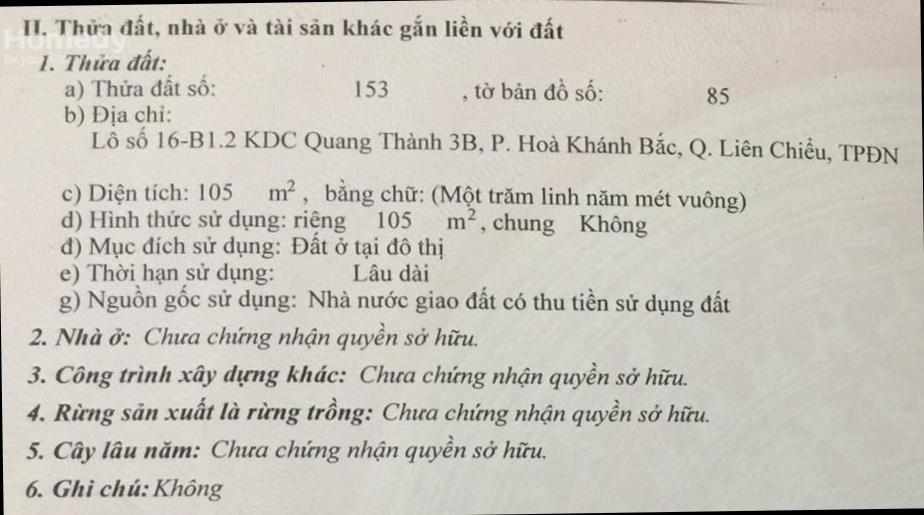
#> input picture image/image_goc/sodo1.jpg, 924 x 515 px, found by its file name; its folder holds only this picture in this run
$ python rotate_image_dir.py
#> lines starting #> are read from the running program, lines starting #| are printed output that depends on the picture
### function/image_processing.py
import cv2
import numpy as np
import os
from PIL import Image

# [26 lines left out: functions rotate_image_x, rotate_image, not called in this run]


def rotate_image_dir(image_path, output_dir):
#> called with image_path = './image/image_goc/sodo1.jpg', output_dir = './image/image_quay'
    img = cv2.imread(image_path)
#> img is the input picture: shape (515, 924, 3); mean B, G, R 189.7, 197.8, 201.7
    gray = cv2.cvtColor(img, cv2.COLOR_BGR2GRAY)
    edges = cv2.Canny(gray, 50, 150, apertureSize=3)
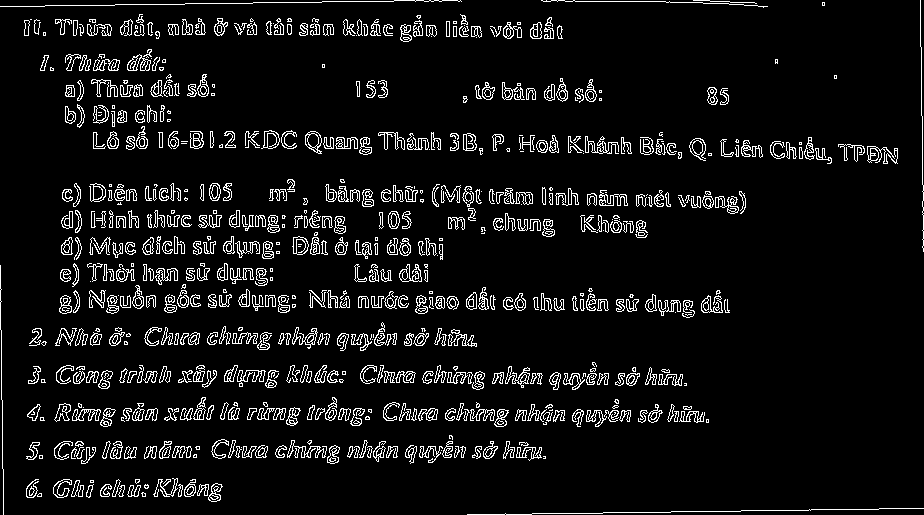
#> edges: shape (515, 924); 7.2% white in thin lines or dots
    lines = cv2.HoughLinesP(edges, rho=1, theta=np.pi / 180, threshold=100, minLineLength=100, maxLineGap=10)
#> lines = 162 rows, first 6: [684, 511, 797, 510], [693, 154, 825, 156], [66, 5, 237, 3], [32, 419, 209, 419], [309, 305, 727, 305], [520, 146, 675, 146]

    angle_sum = 0
    count = 0
    for line in lines:
        x1, y1, x2, y2 = line[0]
        if x1 != x2:
            angle = np.arctan2(y2 - y1, x2 - x1) * 180 / np.pi
            angle_sum += angle
            count += 1
#> this loop made 162 passes
#> (x1, y1, x2, y2, angle, angle_sum) on passes 1 to 12: (684, 511, 797, 510, -0.507, -0.507), (693, 154, 825, 156, 0.868, 0.361), (66, 5, 237, 3, -0.67, -0.309), (32, 419, 209, 419, 0, -0.309), (309, 305, 727, 305, 0, -0.309), (520, 146, 675, 146, 0, -0.309), (58, 382, 187, 382, 0, -0.309), (620, 307, 727, 307, 0, -0.309), (457, 202, 670, 206, 1.08, 0.767), (378, 375, 682, 375, 0, 0.767), (401, 412, 704, 412, 0, 0.767), (401, 410, 564, 410, 0, 0.767)
#> (x1, y1, x2, y2, angle) on pass 100: (61, 220, 183, 220, 0)
#> after the loop, angle_sum = 160.3; count = 162
    angle = angle_sum / count

    rows, cols, _ = img.shape
    M = cv2.getRotationMatrix2D((cols / 2, rows / 2), angle, 1)
    rotated = cv2.warpAffine(img, M, (cols, rows))
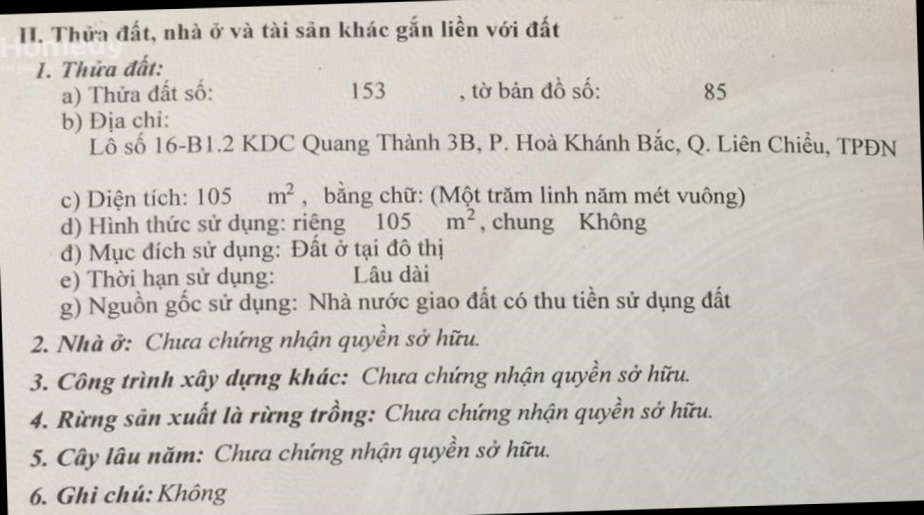
#> rotated: shape (515, 924, 3); mean B, G, R 187.9, 195.9, 199.8

    # Save the output image
    filename = os.path.basename(image_path)
    output_path = os.path.join(output_dir, filename)
    cv2.imwrite(output_path, rotated)

### function/rotate_image_dir.py
import os
from function.image_processing import rotate_image_dir

# Specify the input and output directories
input_dir = r"./image/image_goc"
output_dir = r"./image/image_quay"

# Process each image in the input directory
for filename in os.listdir(input_dir):
    if filename.endswith('.jpg') or filename.endswith('.png'):
        image_path = os.path.join(input_dir, filename)
        rotate_image_dir(image_path, output_dir)

$ run again, on image/image_goc/sodo5.jpg
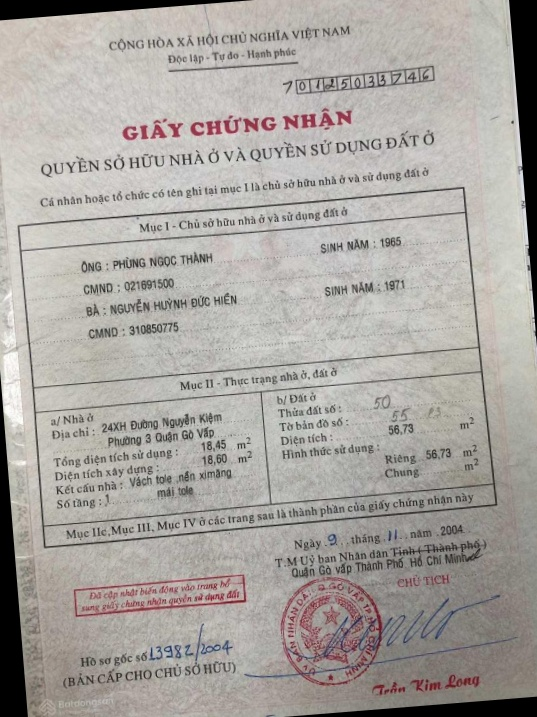
#> input picture image/image_goc/sodo5.jpg, 537 x 717 px, found by its file name
#> in rotate_image_dir, img is the input picture: shape (717, 537, 3); mean B, G, R 160.1, 164.5, 168.8
#> in rotate_image_dir, `edges = cv2.Canny(gray, 50, 150, apertureSize=3)`:
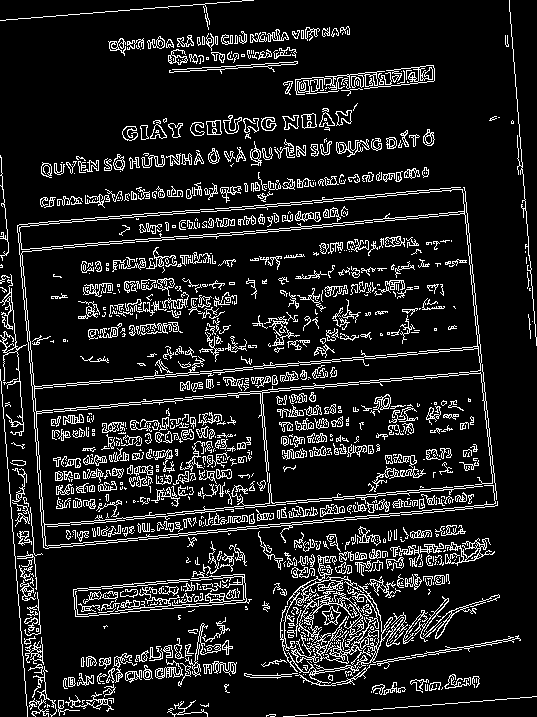
#> edges: shape (717, 537); 12% white in thin lines or dots
#> lines = 151 rows, first 6: [215, 234, 466, 212], [32, 386, 480, 347], [6, 228, 189, 212], [183, 399, 483, 372], [73, 591, 244, 576], [225, 509, 495, 485]
#> the loop in rotate_image_dir, `for line in lines:` made 151 passes
#> (x1, y1, x2, y2, angle, angle_sum) on passes 1 to 8: (215, 234, 466, 212, -5.01, -5.01), (32, 386, 480, 347, -4.98, -9.98), (6, 228, 189, 212, -5, -14.98), (183, 399, 483, 372, -5.14, -20.12), (73, 591, 244, 576, -5.01, -25.14), (225, 509, 495, 485, -5.08, -30.22), (73, 589, 244, 574, -5.01, -35.23), (133, 240, 466, 211, -4.98, -40.21)
#> after the loop in rotate_image_dir, `for line in lines:`: angle_sum = 1651.2; count = 151
#> in rotate_image_dir, `rotated = cv2.warpAffine(img, M, (cols, rows))`:
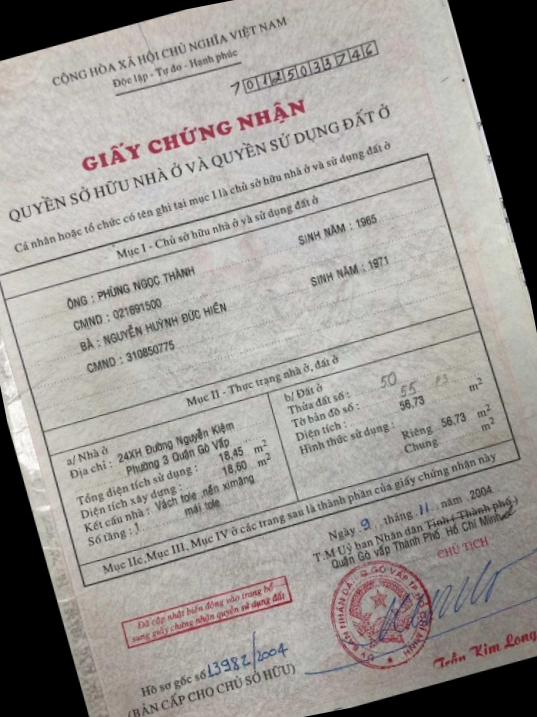
#> rotated: shape (717, 537, 3); mean B, G, R 148.6, 152.6, 156.5

$ run again, on image/image_goc/sodo6.jpg
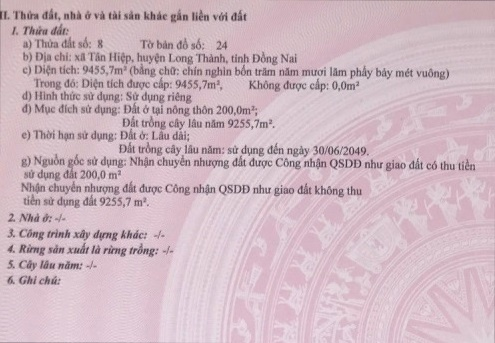
#> input picture image/image_goc/sodo6.jpg, 495 x 343 px, found by its file name
#> in rotate_image_dir, img is the input picture: shape (343, 495, 3); mean B, G, R 193.6, 184.1, 207.2
#> in rotate_image_dir, `gray = cv2.cvtColor(img, cv2.COLOR_BGR2GRAY)`:
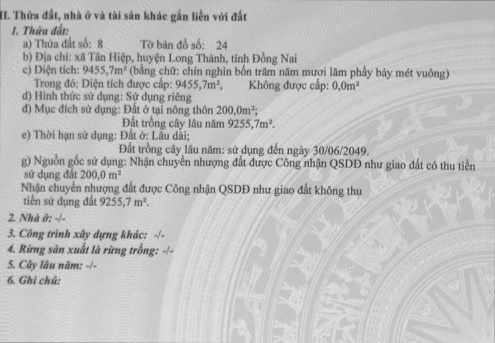
#> gray: shape (343, 495); min 52, max 228, mean 192.1
#> in rotate_image_dir, `edges = cv2.Canny(gray, 50, 150, apertureSize=3)`:
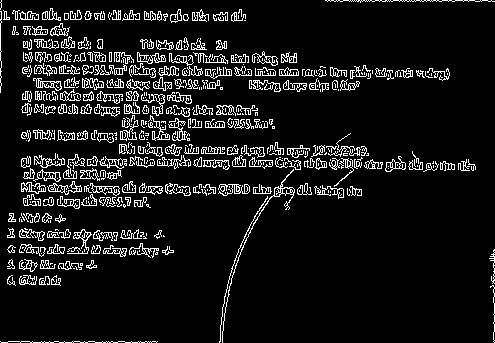
#> edges: shape (343, 495); 9.3% white in thin lines or dots
#> lines = 40 rows, first 6: [22, 70, 370, 76], [21, 165, 474, 165], [21, 164, 474, 164], [88, 67, 449, 73], [22, 69, 448, 77], [21, 162, 445, 162]
#> the loop in rotate_image_dir, `for line in lines:` made 40 passes
#> (x1, y1, x2, y2, angle, angle_sum) on passes 1 to 8: (22, 70, 370, 76, 0.988, 0.988), (21, 165, 474, 165, 0, 0.988), (21, 164, 474, 164, 0, 0.988), (88, 67, 449, 73, 0.952, 1.94), (22, 69, 448, 77, 1.08, 3.02), (21, 162, 445, 162, 0, 3.02), (21, 163, 469, 163, 0, 3.02), (89, 192, 361, 192, 0, 3.02)
#> after the loop in rotate_image_dir, `for line in lines:`: angle_sum = 5.59; count = 40
#> in rotate_image_dir, `angle = angle_sum / count`: angle = 0.14
#> M = [[1, 0.00244, -0.418], [-0.00244, 1, 0.605]]

$ run again, on image/image_goc/sodo7.jpg
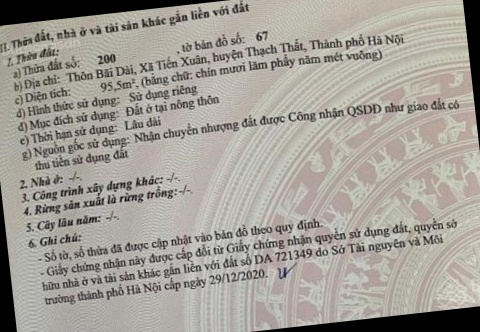
#> input picture image/image_goc/sodo7.jpg, 480 x 332 px, found by its file name
#> in rotate_image_dir, img is the input picture: shape (332, 480, 3); mean B, G, R 151.3, 159, 162.9
#> in rotate_image_dir, `edges = cv2.Canny(gray, 50, 150, apertureSize=3)`:
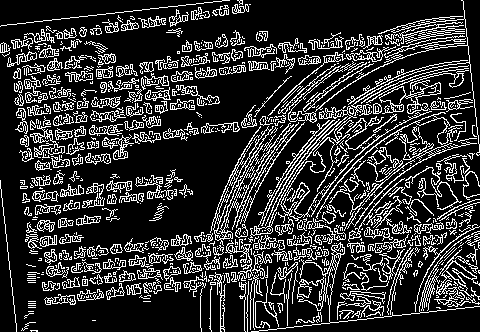
#> edges: shape (332, 480); 19.9% white in thin lines or dots
#> lines = 94 rows, first 6: [310, 257, 478, 237], [15, 102, 308, 56], [14, 89, 451, 28], [20, 150, 474, 102], [15, 103, 438, 44], [47, 75, 388, 34]
#> the loop in rotate_image_dir, `for line in lines:` made 94 passes
#> (x1, y1, x2, y2, angle, angle_sum) on passes 1 to 8: (310, 257, 478, 237, -6.79, -6.79), (15, 102, 308, 56, -8.92, -15.71), (14, 89, 451, 28, -7.95, -23.66), (20, 150, 474, 102, -6.04, -29.69), (15, 103, 438, 44, -7.94, -37.63), (47, 75, 388, 34, -6.86, -44.49), (48, 275, 443, 227, -6.93, -51.42), (45, 260, 327, 226, -6.87, -58.29)
#> after the loop in rotate_image_dir, `for line in lines:`: angle_sum = -557.8; count = 94
#> in rotate_image_dir, `angle = angle_sum / count`: angle = -5.93
#> M = [[0.995, -0.103, 18.45], [0.103, 0.995, -23.92]]
#> in rotate_image_dir, `rotated = cv2.warpAffine(img, M, (cols, rows))`:
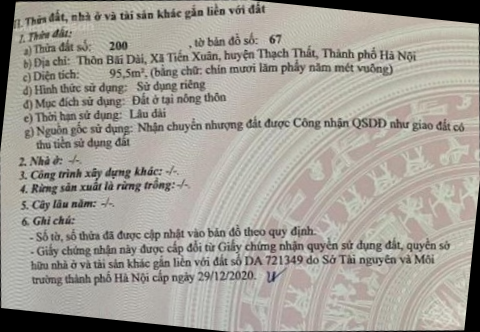
#> rotated: shape (332, 480, 3); mean B, G, R 151.3, 158.9, 162.8

$ run again, on image/image_goc/sodo2.jpg
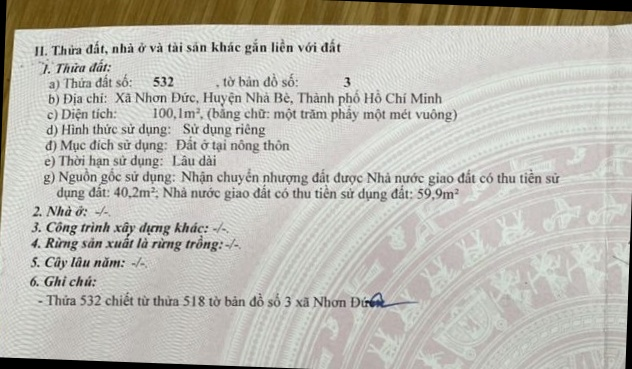
#> input picture image/image_goc/sodo2.jpg, 632 x 369 px, found by its file name
#> in rotate_image_dir, img is the input picture: shape (369, 632, 3); mean B, G, R 178.9, 186.7, 188.5
#> in rotate_image_dir, `edges = cv2.Canny(gray, 50, 150, apertureSize=3)`:
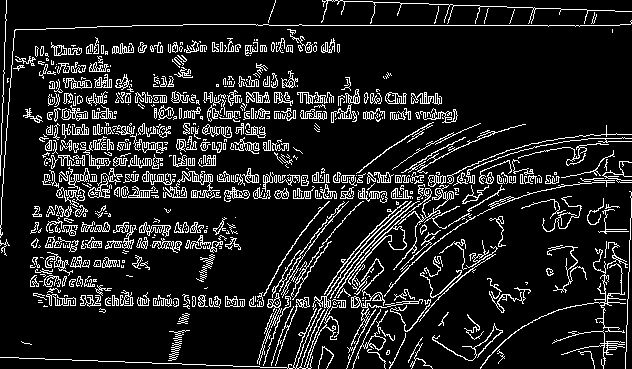
#> edges: shape (369, 632); 12.5% white in thin lines or dots
#> lines = 92 rows, first 6: [256, 25, 619, 25], [42, 181, 558, 181], [44, 176, 569, 176], [44, 179, 558, 179], [155, 118, 456, 118], [322, 0, 631, 11]
#> the loop in rotate_image_dir, `for line in lines:` made 92 passes
#> (x1, y1, x2, y2, angle, angle_sum) on passes 1 to 8: (256, 25, 619, 25, 0, 0), (42, 181, 558, 181, 0, 0), (44, 176, 569, 176, 0, 0), (44, 179, 558, 179, 0, 0), (155, 118, 456, 118, 0, 0), (322, 0, 631, 11, 2.04, 2.04), (44, 180, 558, 180, 0, 2.04), (234, 182, 558, 182, 0, 2.04)
#> after the loop in rotate_image_dir, `for line in lines:`: angle_sum = -251.9; count = 92
#> in rotate_image_dir, `angle = angle_sum / count`: angle = -2.74
#> M = [[0.999, -0.0478, 9.18], [0.0478, 0.999, -14.89]]
#> in rotate_image_dir, `rotated = cv2.warpAffine(img, M, (cols, rows))`:
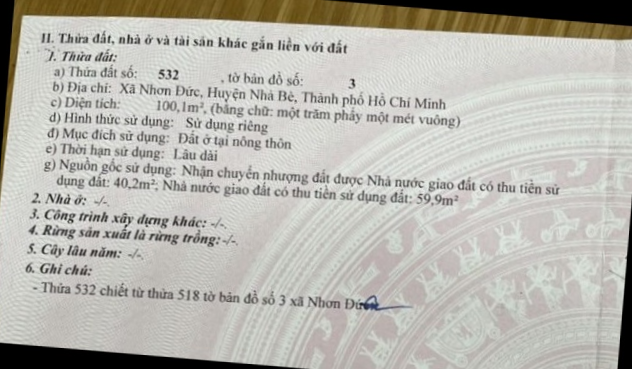
#> rotated: shape (369, 632, 3); mean B, G, R 175.9, 183, 184.5
